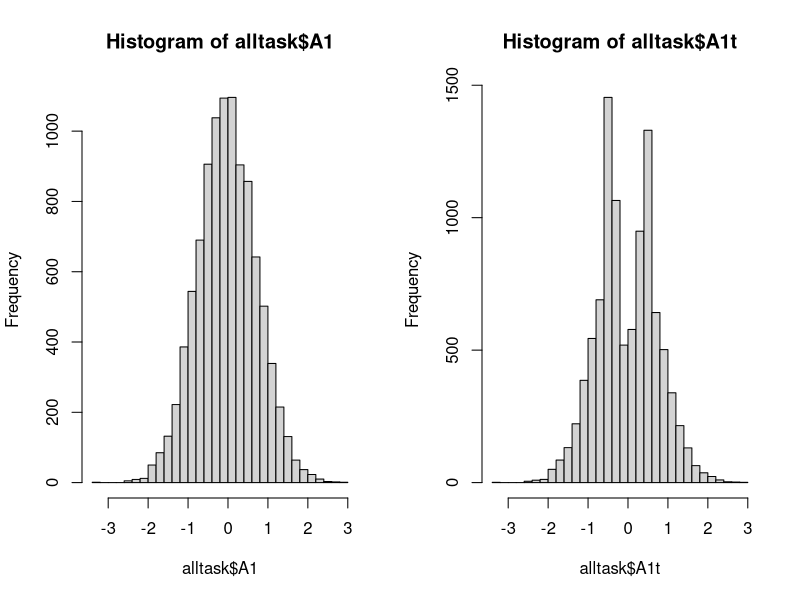
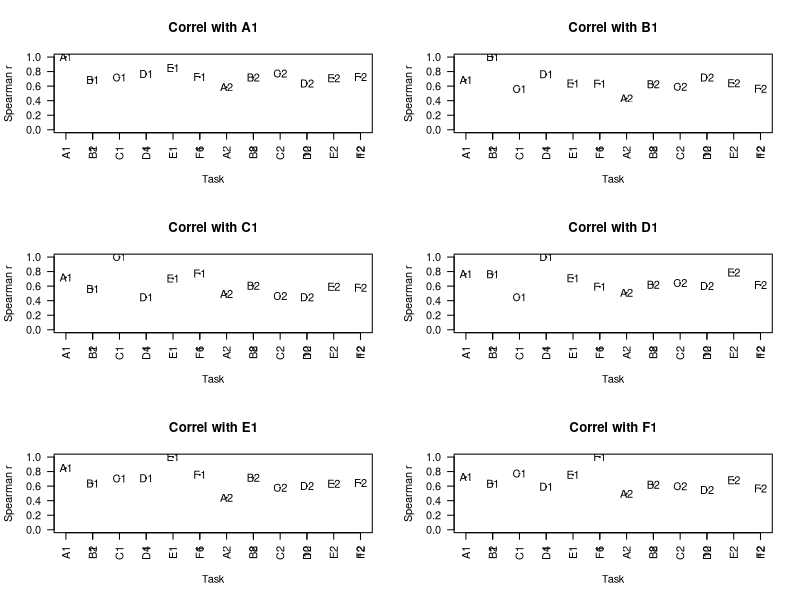
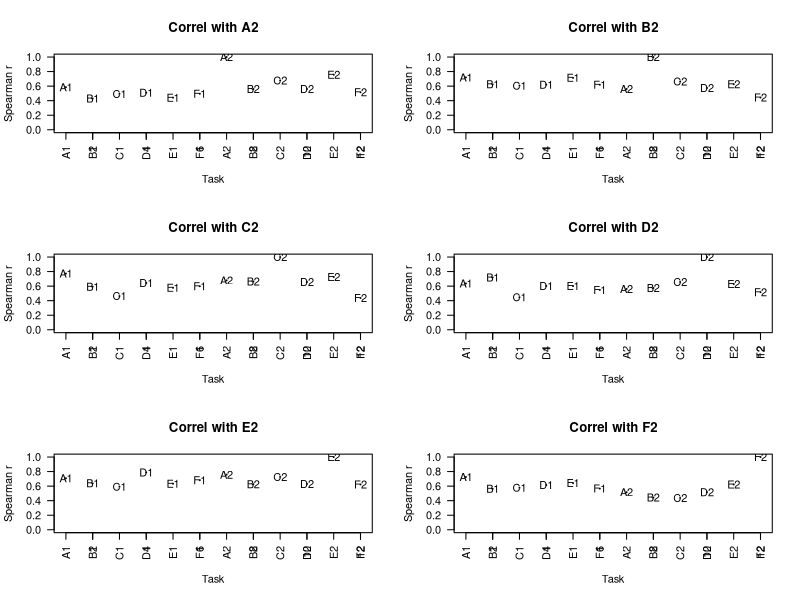
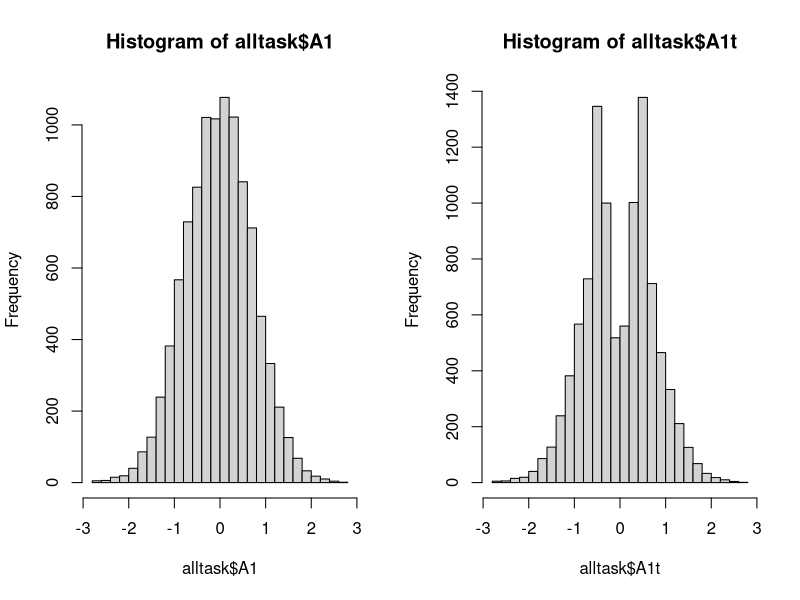
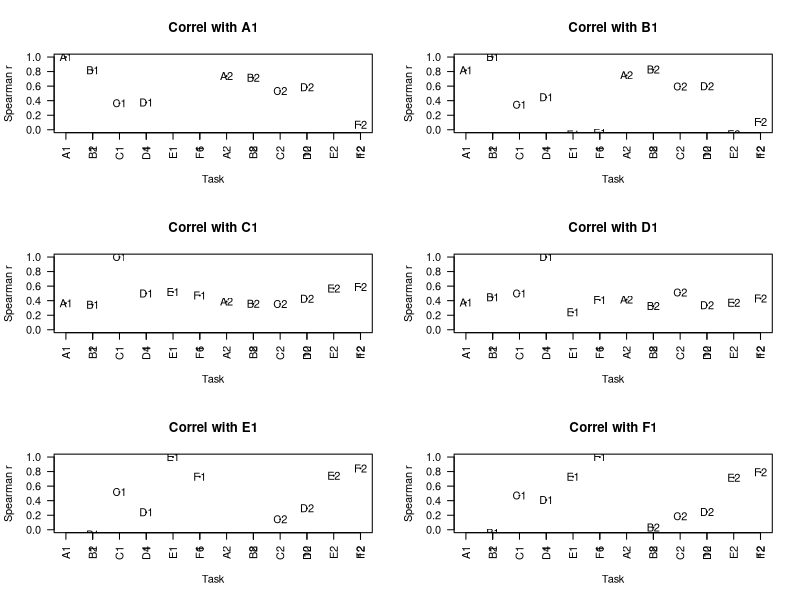
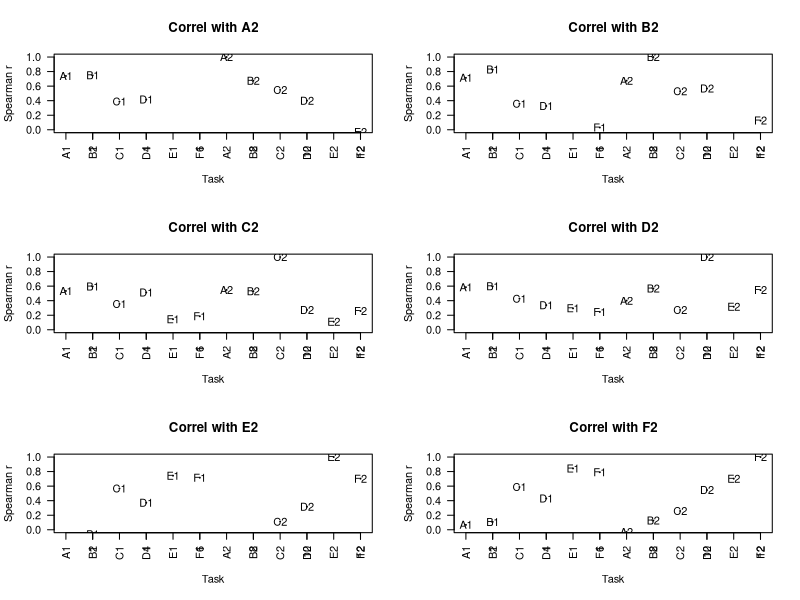

Reproduce these figures in R, in order.
#Simulating LI data to check on correlation patterns
#This version runs the simulation many times to check the confidence interval around correlations
#Started DVM Bishop, 25th October 2017, updated 8th Nov 2017
#Updated 22 Nov 2017 to include mean difference: 1 pt subtracted from tests A,B,C (see line 80)

#Outputs written to working directory - for both one factor and bifactor models:
#Histograms showing original and transformed data for one simulated variable- eg 'simulated_histograms_lat_factor1.pdf'
#Plots showing pattern of test-retest correlation and intercorrelations between tests- eg "Factor2correlations_singlerun.pdf"
#Table showing average correlations as well as 95% CI for correlations- filename eg "Factor2_ABCDEFx2_err0.35_correls.csv"
#Simulated data for 10000 cases - which can be used with maxLikelihood_multiplerun script - filename eg "Factor2_ABCDEFx2_err0.35_raw.csv"

library(Hmisc) #for correlations
library(tidyverse)

##########################################################################
#Early versions of script checked impact of subjects doing just a subset of the tasks
#check how many combinations of possible tasks 
ntasks<-6 #N tasks
x<-1:ntasks  
donetasks<-6  #N tasks that each person does - can vary this to check impact
allcombo<-combn(x, donetasks, FUN = NULL) #To see all combinations
ncombo<-ncol(allcombo) #this is only interesting if donetasks < Ntasks!
partialtest<-0
if(donetasks<ntasks){partialtest<-1}
##########################################################################
meandiff<-1 #set to zero if no mean difference between LIs for different tasks
myN<-30 #specify N subjects for each sample
bigN<-10000 #specify size of population to sample from
partialtest<-0 #each person does one of the combinations above
#(set to zero if each person does all tests)

##########################################################################
#Generate bigN random normal deviates :these simulate frontal and for posterior bias
#These corresponding to the underlying, unmeasured laterality bias for bigN people in the population
#Usually we'd have mean 0 and SD 1, but I've specified mean 1.5 and SD 1 for both posterior and frontal, 
#to reflect population bias to L
#This won't affect correlations but may be useful later on if we want to simulate means for different tasks
#Or if we want to simulate situation with different degrees of bias.

frontL<-rnorm(bigN,1.5,1) #laterality distribution frontal -mean .5 and SD 1
postL<-rnorm(bigN,1.5,1) #laterality distribution posterior - independent in this case from frontL
##########################################################################

#Each task now specified as a weighted sum of frontL, postL, and error term.

#First, create blank dataframe with NAs to hold simulated data for bigN cases
alltask<-data.frame(matrix(rep(NA,bigN*12),nrow=bigN) )
mylabel=c('A1','B1','C1','D1','E1','F1','A2','B2','C2','D2','E2','F2')
colnames(alltask)<-mylabel

#Now run simulation first for one factor model then two factor model

for (myfactor in 1:2){
#Next specify the weightings and error for each task - can change these.
#We will assume we have 2 tasks predominantly frontal, 2 predom posterior and 2 equal

#mywts has one col per task; row 1 is front wt, row 2 is post wt, row 3 is error
#these are set to sum to one.
#default is 2 factors; 2 pure measures for each, two hybrid
myerr<-.35 #2 measures frontal only, 2 measures 50/50, 2 measures post only
mywts<-matrix(c(1-myerr,1-myerr,(1-myerr)/2,(1-myerr)/2,0,0,
                0,0,(1-myerr)/2,(1-myerr)/2,1-myerr,1-myerr,
                myerr,myerr,myerr,myerr,myerr,myerr),byrow=TRUE,nrow=3)
#Original version of script hand-crafted mywts - can do this if you prefer.
#This version assumes same error term for all


#Statement to include to set mywts same for all tests if myfactor is one
if (myfactor==1){
mywts[,2:6]<-mywts[,1]
}
#We now use these weights to simulate data for 2 sessions with each task
thiscol<-0 #zero the counter for columns
for (j in 1:2){
  for (i in 1:6){
    thiscol<-thiscol+1 #increment to next column
    alltask[,thiscol]<-mywts[1,i]*frontL+mywts[2,i]*postL+mywts[3,i]*rnorm(bigN,0,1)
  }
}
#Set means for AB to subtract 1 and CD subtract .5 (EF no subtraction)
if (meandiff==1){
alltask[,c(1:2,7:8)]<-alltask[,c(1:2,7:8)]-1
  alltask[,c(3:4,9:10)]<-alltask[,c(3:4,9:10)]-.5
}

#Transform the data so that those with LI less than +/- midrange have their score doubled (in same direction)
#This creates a more realistic-looking distribution of LIs
midrange<-.3
for (i in 1:12){
  alltask[,i+12]<-alltask[,i]
  w<-which(abs(alltask[,i])<midrange)
  alltask[w,i+12]<- 2*alltask[w,i]
}
mylabelt=c('A1t','B1t','C1t','D1t','E1t','F1t','A2t','B2t','C2t','D2t','E2t','F2t')
colnames(alltask)[13:24]<-mylabelt

savehisto<-1 #set to zero to skip histograms
#To save histograms
if(savehisto==1)
{
  pdfname<-paste0('simulated_histograms_lat_factor',myfactor,'.pdf')
  pdf(pdfname,width=8,height=6)
  par(mfrow=c(1,2))
  hist(alltask$A1,30) #2nd number is bins
  hist(alltask$A1t,30)
  dev.off()
}

#Set up to look at relative size of correlations and their CIs
nrun<-1000 #N runs of simulation
#create dataframe to hold all the correlations, so we can see how variable from run to run
allr<-data.frame(matrix(rep(NA,nrun*66),nrow=nrun) )
colnames(allr)<-c('A1.B1','A1.C1','A1.D1','A1.E1','A1.F1',
                  'A1.A2','A1.B2','A1.C2','A1.D2','A1.E2','A1.F2',
                  'B1.C1','B1.D1','B1.E1','B1.F1',
                  'B1.A2','B1.B2','B1.C2','B1.D2','B1.E2','B1.F2',
                  'C1.D1','C1.E1','C1.F1',
                  'C1.A2','C1.B2','C1.C2','C1.D2','C1.E2','C1.F2',
                  'D1.E1','D1.F1',
                  'D1.A2','D1.B2','D1.C2','D1.D2','D1.E2','D1.F2',
                  'E1.F1',
                  'E1.A2','E1.B2','E1.C2','E1.D2','E1.E2','E1.F2',
                  'F1.A2','F1.B2','F1.C2','F1.D2','F1.E2','F1.F2',
                  'A2.B2','A2.C2','A2.D2','A2.E2','A2.F2',
                  'B2.C2','B2.D2','B2.E2','B2.F2',
                  'C2.D2','C2.E2','C2.F2',
                  'D2.E2','D2.F2',
                  'E2.F2')

for (j in 1:nrun)
{
  #Now sample myN cases from the population
  alltask.N<-alltask[sample(bigN,myN),]
  alltask.N<-alltask.N[,13:24] # use the transformed scores
  #Now substitute NA for tasks that were not done
  if(partialtest==1){
    mycount<-0
    for (k in 1:myN){
      mycount<-mycount+1
      if(mycount>ncombo){mycount<-1}
      thiscombo<-c(allcombo[,mycount],6+allcombo[,mycount]) #same tests time 1 and 2
      alltask.N[k,-thiscombo]<-NA #tests that aren't in thiscombo are assigned to NA
    }
  }
  #Now compute Spearman correlations between tasks within our sample
  #Hmisc package has options for Spearman/Pearson. 
  mycorrs<-rcorr(as.matrix(alltask.N), type="spearman") 
  mycorrs<-mycorrs$r #we just want the correlations and not the p-values that rcorr generates
  mycorrs<-data.frame(mycorrs)
  
  #Build up pairwise correlations for allr table from upper triangle of full matrix
  allr[j,]<-c(mycorrs[1,2:12],mycorrs[2,3:12],mycorrs[3,4:12],mycorrs[4,5:12],mycorrs[5,6:12],
              mycorrs[6,7:12],mycorrs[7,8:12],mycorrs[8,9:12],mycorrs[9,10:12],mycorrs[10,11:12],mycorrs[11,12])
}

#For illustration of pattern of correlations we save and plot the last one
pdfname<-paste0('Factor',myfactor,'correlations_singlerun.pdf')
pdf(pdfname,width=8,height=10)
mycorrs<-cbind(1:12,mycorrs) #add a serial set of numbers so we can plot easily
colnames(mycorrs)<-c('X',mylabel)
par( mfrow = c( 3, 2 ) )
for (i in 2:13){
  mytitle<-paste('Correl with',colnames(mycorrs[i]))
  label2<-mylabel
  thislabel<-paste0(mylabel,colnames(mycorrs[i]))
  par(las=2)
  plot(mycorrs[,1],mycorrs[,i],main=mytitle,type='p',
       xlab='Task',ylab='Spearman r',cex=.1,ylim=c(0,1)) #cex: low value makes pts v small
  axis(1, at=1:12, labels=mylabel,cex=.8)
  
  text(mycorrs[,1],mycorrs[,i], #text to be written at x and y coordinate points
       label=mylabel) #overwrite the dots depicting correlations with the pairwise test letters
}
dev.off()

#create data frame to hold summary data for each pairwise correlation, averaged across all runs
rsummary<-data.frame(matrix(rep(NA,66*4),nrow=66) )
colnames(rsummary)<-c('Tests','Mean.r','lower95CI','upper95CI')
rsummary[,1]<-colnames(allr)
rsummary[,2]<-apply(allr,2,mean)#mean correlation
for (i in 1:66){
  rsummary[i,3]<-quantile(allr[,i],.025,na.rm=TRUE) #corrected! previously had .05 which -> 90% 2-tailed
  rsummary[i,4]<-quantile(allr[,i],.925,na.rm=TRUE)
}

#write the summary data to file with filename
filename1<-paste0('Factor',myfactor,'_ABCDEFx2_meandiff_err',mywts[3,1],'_raw.csv')
write.csv(alltask, filename1,row.names=FALSE)
filename2<-paste0('Factor',myfactor,'_ABCDEFx2_meandiff_err',mywts[3,1],'_correls.csv')
write.csv(rsummary, filename2,row.names=FALSE)
}
